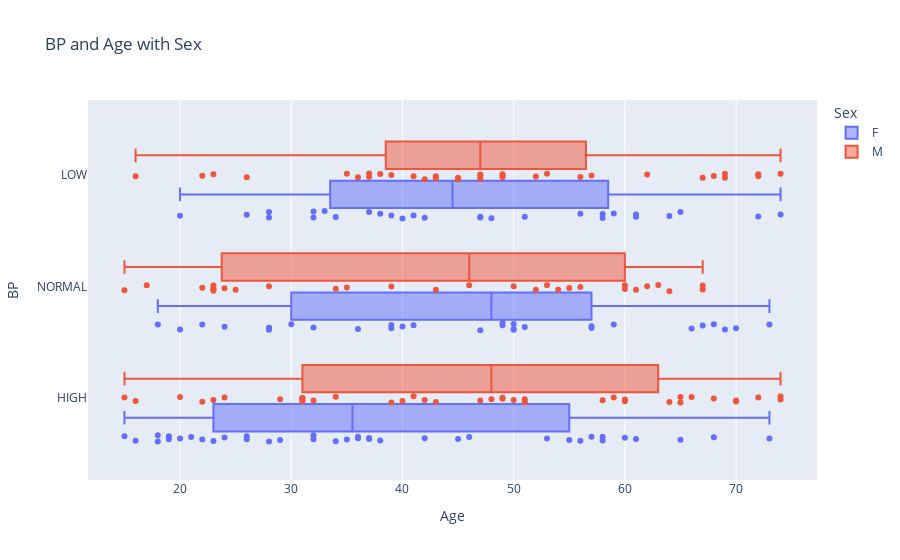

Notebook code cell kept with this figure:
### Code cell
fig = px.box(df, y="BP",x='Age',color='Sex',points='all',title='BP and Age with Sex')
fig.show()

### Figure 1 — Plotly figure (JSON) as saved in the notebook; plotly's stock layout.template omitted (floating-point values rounded to 4 significant figures)
{"data": [{"alignmentgroup": "True", "boxpoints": "all", "hovertemplate": "Sex=F<br>Age=%{x}<br>BP=%{y}<extra></extra>", "legendgroup": "F", "marker": {"color": "#636efa"}, "name": "F", "notched": false, "offsetgroup": "F", "orientation": "h", "showlegend": true, "type": "box", "x": [23, 28, 61, 22, 49, 47, 34, 74, 50, 16, 32, 48, 33, 28, 49, 39, 18, 65, 39, 73, 58, 50, 66, 37, 28, 58, 24, 68, 26, 38, 60, 68, 18, 28, 24, 41, 36, 26, 19, 32, 32, 38, 47, 51, 37, 50, 29, 42, 58, 56, 15, 45, 28, 47, 65, 20, 40, 32, 61, 36, 53, 19, 32, 70, 42, 55, 35, 69, 64, 37, 26, 61, 72, 59, 34, 30, 57, 21, 58, 57, 51, 20, 28, 39, 41, 73, 67, 22, 59, 20, 36, 18, 57, 46, 56, 40], "x0": " ", "xaxis": "x", "y": ["HIGH", "NORMAL", "LOW", "NORMAL", "NORMAL", "LOW", "HIGH", "LOW", "NORMAL", "HIGH", "HIGH", "LOW", "LOW", "HIGH", "NORMAL", "LOW", "NORMAL", "HIGH", "NORMAL", "NORMAL", "HIGH", "NORMAL", "NORMAL", "HIGH", "LOW", "HIGH", "HIGH", "HIGH", "LOW", "LOW", "HIGH", "NORMAL", "HIGH", "NORMAL", "NORMAL", "NORMAL", "HIGH", "HIGH", "HIGH", "LOW", "LOW", "HIGH", "LOW", "NORMAL", "HIGH", "NORMAL", "HIGH", "LOW", "LOW", "HIGH", "HIGH", "HIGH", "LOW", "NORMAL", "LOW", "NORMAL", "NORMAL", "HIGH", "HIGH", "NORMAL", "HIGH", "HIGH", "NORMAL", "NORMAL", "HIGH", "HIGH", "HIGH", "NORMAL", "LOW", "LOW", "HIGH", "LOW", "LOW", "LOW", "LOW", "NORMAL", "HIGH", "HIGH", "LOW", "NORMAL", "LOW", "HIGH", "NORMAL", "NORMAL", "LOW", "HIGH", "NORMAL", "HIGH", "NORMAL", "LOW", "HIGH", "HIGH", "NORMAL", "HIGH", "LOW", "LOW"], "y0": " ", "yaxis": "y"}, {"alignmentgroup": "True", "boxpoints": "all", "hovertemplate": "Sex=M<br>Age=%{x}<br>BP=%{y}<extra></extra>", "legendgroup": "M", "marker": {"color": "#EF553B"}, "name": "M", "notched": false, "offsetgroup": "M", "orientation": "h", "showlegend": true, "type": "box", "x": [47, 47, 41, 60, 43, 43, 69, 43, 23, 57, 63, 47, 31, 45, 74, 49, 53, 46, 32, 39, 15, 50, 23, 68, 23, 67, 62, 65, 40, 60, 34, 24, 67, 45, 29, 17, 54, 70, 31, 26, 60, 64, 59, 69, 62, 41, 56, 36, 20, 31, 56, 22, 37, 22, 42, 72, 23, 50, 35, 51, 67, 28, 15, 34, 66, 35, 47, 52, 49, 24, 74, 51, 49, 60, 74, 39, 61, 22, 49, 68, 55, 37, 49, 31, 53, 43, 16, 38, 45, 42, 48, 25, 39, 70, 47, 65, 64, 58, 23, 72, 72, 16, 52, 23], "x0": " ", "xaxis": "x", "y": ["LOW", "LOW", "LOW", "NORMAL", "LOW", "LOW", "LOW", "HIGH", "LOW", "LOW", "NORMAL", "LOW", "HIGH", "LOW", "HIGH", "LOW", "NORMAL", "NORMAL", "HIGH", "LOW", "NORMAL", "NORMAL", "NORMAL", "LOW", "NORMAL", "NORMAL", "LOW", "HIGH", "HIGH", "NORMAL", "HIGH", "HIGH", "LOW", "LOW", "HIGH", "NORMAL", "NORMAL", "HIGH", "HIGH", "LOW", "HIGH", "NORMAL", "HIGH", "LOW", "NORMAL", "HIGH", "LOW", "LOW", "HIGH", "HIGH", "NORMAL", "HIGH", "LOW", "NORMAL", "LOW", "HIGH", "NORMAL", "HIGH", "LOW", "HIGH", "NORMAL", "NORMAL", "HIGH", "NORMAL", "HIGH", "NORMAL", "LOW", "LOW", "LOW", "NORMAL", "LOW", "HIGH", "HIGH", "HIGH", "HIGH", "HIGH", "NORMAL", "LOW", "HIGH", "HIGH", "NORMAL", "LOW", "LOW", "HIGH", "LOW", "NORMAL", "HIGH", "LOW", "LOW", "HIGH", "HIGH", "NORMAL", "NORMAL", "HIGH", "HIGH", "HIGH", "HIGH", "HIGH", "HIGH", "LOW", "LOW", "LOW", "NORMAL", "NORMAL"], "y0": " ", "yaxis": "y"}], "layout": {"boxmode": "group", "legend": {"title": {"text": "Sex"}, "tracegroupgap": 0}, "title": {"text": "BP and Age with Sex"}, "xaxis": {"anchor": "y", "domain": [0, 1], "title": {"text": "Age"}}, "yaxis": {"anchor": "x", "domain": [0, 1], "title": {"text": "BP"}}}}
